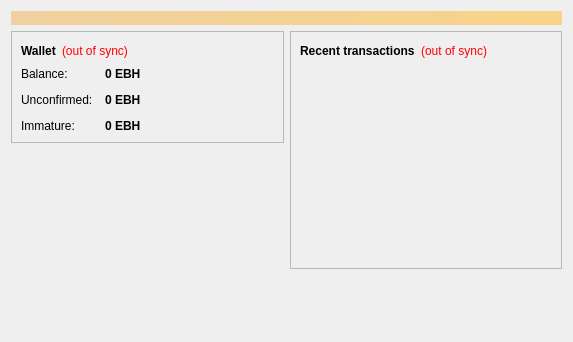
<?xml version="1.0" encoding="UTF-8"?>
<ui version="4.0">
 <class>OverviewPage</class>
 <widget class="QWidget" name="OverviewPage">
  <property name="geometry">
   <rect>
    <x>0</x>
    <y>0</y>
    <width>573</width>
    <height>342</height>
   </rect>
  </property>
  <property name="windowTitle">
   <string>Form</string>
  </property>
  <layout class="QVBoxLayout" name="topLayout">
   <item>
    <widget class="QLabel" name="labelAlerts">
     <property name="visible">
      <bool>false</bool>
     </property>
     <property name="styleSheet">
      <string notr="true">background-color: qlineargradient(x1: 0, y1: 0, x2: 1, y2: 0, stop:0 #F0D0A0, stop:1 #F8D488); color:#000000;</string>
     </property>
     <property name="wordWrap">
      <bool>true</bool>
     </property>
     <property name="margin">
      <number>3</number>
     </property>
    </widget>
   </item>
   <item>
    <layout class="QHBoxLayout" name="horizontalLayout" stretch="1,1">
     <item>
      <layout class="QVBoxLayout" name="verticalLayout_2">
       <item>
        <widget class="QFrame" name="frame">
         <property name="frameShape">
          <enum>QFrame::StyledPanel</enum>
         </property>
         <property name="frameShadow">
          <enum>QFrame::Raised</enum>
         </property>
         <layout class="QVBoxLayout" name="verticalLayout_4">
          <item>
           <layout class="QHBoxLayout" name="horizontalLayout_4">
            <item>
             <widget class="QLabel" name="label_5">
              <property name="font">
               <font>
                <weight>75</weight>
                <bold>true</bold>
               </font>
              </property>
              <property name="text">
               <string>Wallet</string>
              </property>
             </widget>
            </item>
            <item>
             <widget class="QLabel" name="labelWalletStatus">
              <property name="toolTip">
               <string>The displayed information may be out of date. Your wallet automatically synchronizes with the EBlackHoleCoin network after a connection is established, but this process has not completed yet.</string>
              </property>
              <property name="styleSheet">
               <string notr="true">QLabel { color: red; }</string>
              </property>
              <property name="text">
               <string notr="true">(out of sync)</string>
              </property>
              <property name="alignment">
               <set>Qt::AlignLeading|Qt::AlignLeft|Qt::AlignVCenter</set>
              </property>
             </widget>
            </item>
            <item>
             <spacer name="horizontalSpacer_2">
              <property name="orientation">
               <enum>Qt::Horizontal</enum>
              </property>
              <property name="sizeHint" stdset="0">
               <size>
                <width>40</width>
                <height>20</height>
               </size>
              </property>
             </spacer>
            </item>
           </layout>
          </item>
          <item>
           <layout class="QFormLayout" name="formLayout_2">
            <property name="fieldGrowthPolicy">
             <enum>QFormLayout::AllNonFixedFieldsGrow</enum>
            </property>
            <property name="horizontalSpacing">
             <number>12</number>
            </property>
            <property name="verticalSpacing">
             <number>12</number>
            </property>
            <item row="0" column="0">
             <widget class="QLabel" name="label">
              <property name="text">
               <string>Balance:</string>
              </property>
             </widget>
            </item>
            <item row="0" column="1">
             <widget class="QLabel" name="labelBalance">
              <property name="font">
               <font>
                <weight>75</weight>
                <bold>true</bold>
               </font>
              </property>
              <property name="cursor">
               <cursorShape>IBeamCursor</cursorShape>
              </property>
              <property name="toolTip">
               <string>Your current balance</string>
              </property>
              <property name="text">
               <string notr="true">0 EBH</string>
              </property>
              <property name="textInteractionFlags">
               <set>Qt::LinksAccessibleByMouse|Qt::TextSelectableByKeyboard|Qt::TextSelectableByMouse</set>
              </property>
             </widget>
            </item>
            <item row="1" column="0">
             <widget class="QLabel" name="label_3">
              <property name="text">
               <string>Unconfirmed:</string>
              </property>
             </widget>
            </item>
            <item row="1" column="1">
             <widget class="QLabel" name="labelUnconfirmed">
              <property name="font">
               <font>
                <weight>75</weight>
                <bold>true</bold>
               </font>
              </property>
              <property name="cursor">
               <cursorShape>IBeamCursor</cursorShape>
              </property>
              <property name="toolTip">
               <string>Total of transactions that have yet to be confirmed, and do not yet count toward the current balance</string>
              </property>
              <property name="text">
               <string notr="true">0 EBH</string>
              </property>
              <property name="textInteractionFlags">
               <set>Qt::LinksAccessibleByMouse|Qt::TextSelectableByKeyboard|Qt::TextSelectableByMouse</set>
              </property>
             </widget>
            </item>
            <item row="2" column="0">
             <widget class="QLabel" name="labelImmatureText">
              <property name="text">
               <string>Immature:</string>
              </property>
             </widget>
            </item>
            <item row="2" column="1">
             <widget class="QLabel" name="labelImmature">
              <property name="font">
               <font>
                <weight>75</weight>
                <bold>true</bold>
               </font>
              </property>
              <property name="toolTip">
               <string>Mined balance that has not yet matured</string>
              </property>
              <property name="text">
               <string notr="true">0 EBH</string>
              </property>
              <property name="textInteractionFlags">
               <set>Qt::LinksAccessibleByMouse|Qt::TextSelectableByKeyboard|Qt::TextSelectableByMouse</set>
              </property>
             </widget>
            </item>
           </layout>
          </item>
         </layout>
        </widget>
       </item>
       <item>
        <spacer name="verticalSpacer">
         <property name="orientation">
          <enum>Qt::Vertical</enum>
         </property>
         <property name="sizeHint" stdset="0">
          <size>
           <width>20</width>
           <height>40</height>
          </size>
         </property>
        </spacer>
       </item>
      </layout>
     </item>
     <item>
      <layout class="QVBoxLayout" name="verticalLayout_3">
       <item>
        <widget class="QFrame" name="frame_2">
         <property name="frameShape">
          <enum>QFrame::StyledPanel</enum>
         </property>
         <property name="frameShadow">
          <enum>QFrame::Raised</enum>
         </property>
         <layout class="QVBoxLayout" name="verticalLayout">
          <item>
           <layout class="QHBoxLayout" name="horizontalLayout_2">
            <item>
             <widget class="QLabel" name="label_4">
              <property name="text">
               <string>&lt;b&gt;Recent transactions&lt;/b&gt;</string>
              </property>
             </widget>
            </item>
            <item>
             <widget class="QLabel" name="labelTransactionsStatus">
              <property name="toolTip">
               <string>The displayed information may be out of date. Your wallet automatically synchronizes with the EBlackHoleCoin network after a connection is established, but this process has not completed yet.</string>
              </property>
              <property name="styleSheet">
               <string notr="true">QLabel { color: red; }</string>
              </property>
              <property name="text">
               <string notr="true">(out of sync)</string>
              </property>
              <property name="alignment">
               <set>Qt::AlignRight|Qt::AlignTrailing|Qt::AlignVCenter</set>
              </property>
             </widget>
            </item>
            <item>
             <spacer name="horizontalSpacer">
              <property name="orientation">
               <enum>Qt::Horizontal</enum>
              </property>
              <property name="sizeHint" stdset="0">
               <size>
                <width>40</width>
                <height>20</height>
               </size>
              </property>
             </spacer>
            </item>
           </layout>
          </item>
          <item>
           <widget class="QListView" name="listTransactions">
            <property name="styleSheet">
             <string notr="true">QListView { background: transparent; }</string>
            </property>
            <property name="frameShape">
             <enum>QFrame::NoFrame</enum>
            </property>
            <property name="verticalScrollBarPolicy">
             <enum>Qt::ScrollBarAlwaysOff</enum>
            </property>
            <property name="horizontalScrollBarPolicy">
             <enum>Qt::ScrollBarAlwaysOff</enum>
            </property>
            <property name="selectionMode">
             <enum>QAbstractItemView::NoSelection</enum>
            </property>
           </widget>
          </item>
         </layout>
        </widget>
       </item>
       <item>
        <spacer name="verticalSpacer_2">
         <property name="orientation">
          <enum>Qt::Vertical</enum>
         </property>
         <property name="sizeHint" stdset="0">
          <size>
           <width>20</width>
           <height>40</height>
          </size>
         </property>
        </spacer>
       </item>
      </layout>
     </item>
    </layout>
   </item>
  </layout>
 </widget>
 <resources/>
 <connections/>
</ui>
